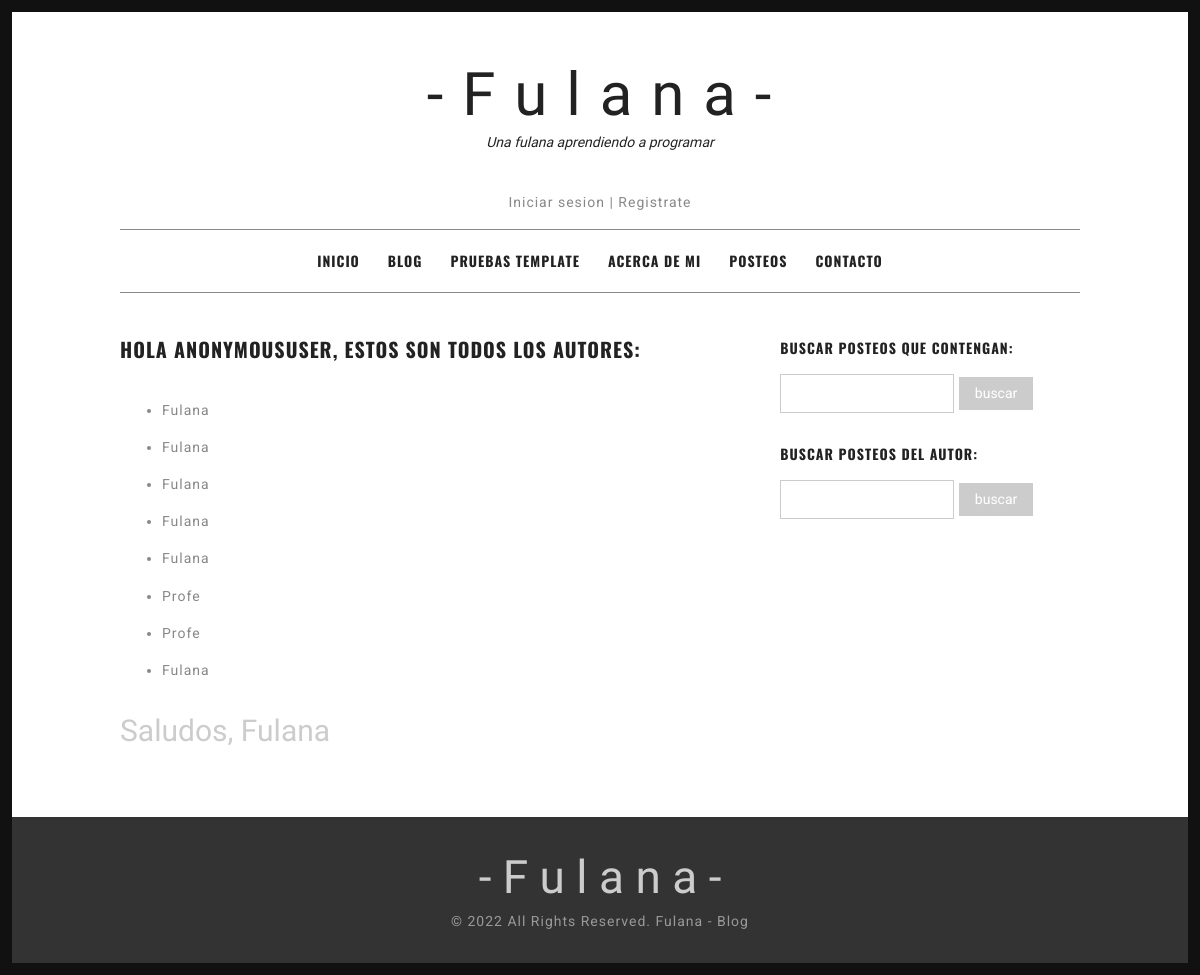
The app's page /AppFulana/autores/, older data.
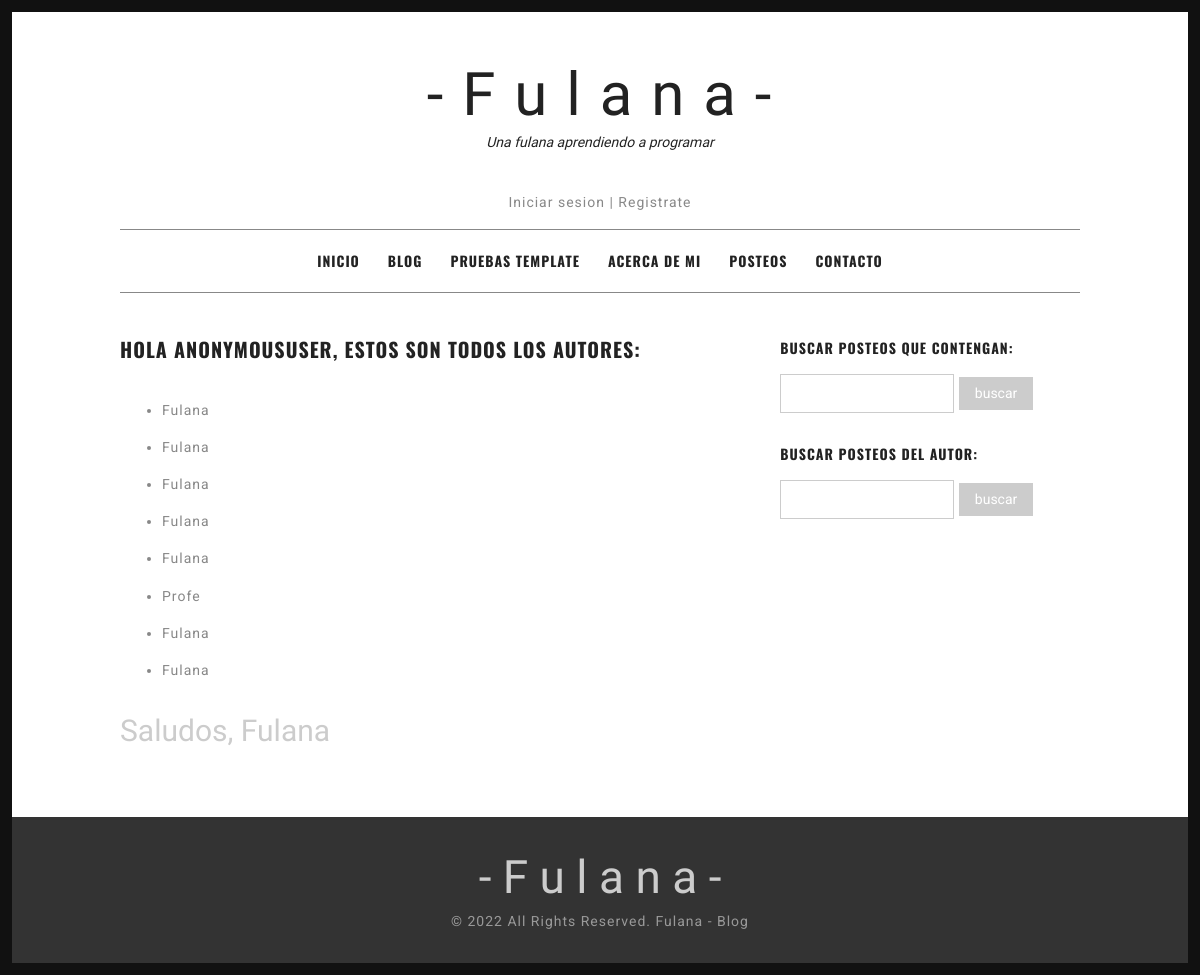
The same page, newer data.
### AppFulana/models.py (models this page shows, shortened)
class Posteo (models.Model):
    fechaPosteo = models.DateField()
    tituloPosteo = models.CharField(max_length=130)
    autorPosteo = models.ForeignKey(User, on_delete=models.CASCADE)
    bodyPosteo = models.TextField()
    class Meta:
        verbose_name = "Posteo"
        verbose_name_plural = "Posteos"

### AppFulana/views.py (the view)
# urls.py: path('autores/', views.AutoresPosteos.as_view(), name='AutoresPosteos'),
class AutoresPosteos (ListView):
    model = Posteo
    template_name = "AppFulana/autores.html"

### AppFulana/templates/AppFulana/autores.html (shortened to what this page needs)
{% extends "AppFulana/padre.html" %}
{% load static %}
{% block contenidoModificable %}
<div id="content" class="site-content">
    <div id="primary" class="content-area column two-thirds">
        <main id="main" class="site-main">
        <article class="hentry">
        <header class="entry-header">
        <h1 class="entry-title">HOLA {{user}}, ESTOS SON TODOS LOS AUTORES: </h1>
        </header>
        <div class="entry-content">
        <p>
            <ul>{%for posteo in object_list%}
                <li>
                    <a href="#"><p>{{posteo.autorPosteo}}</p></a>
                </li>
                {%endfor%}
            </ul>
        </p>
        <h2 style="font-family: 'Herr Von Muellerhoff';color:#ccc;font-weight:300;">Saludos, Fulana</h2>
        </div>
        </article>
        </main>
    </div>
    <div id="secondary" class="column third">
        <div id="sidebar-1" class="widget-area" role="complementary">
            <aside id="recent-posts-2" class="widget widget_recent_entries">
            <h4 class="widget-title">Buscar posteos que contengan:</h4>
                <form action="/AppFulana/buscarPosteo/" method="GET">
                    <input type="text" name="palabra" id="palabra">
                    <input type="submit" value="buscar">
                </form>
            </aside>
            <aside id="recent-posts-2" class="widget widget_recent_entries">
                <h4 class="widget-title">Buscar posteos del autor:</h4>
                    <form action="/AppFulana/buscarAutor/" method="GET">
                        <input type="text" name="autor" id="autor">
                        <input type="submit" value="buscar">
                    </form>
            </aside>
        </div>
    </div>
</div>
</div>
{% endblock %}

Row changes from the older to the newer data that the page shows:
removed Posteo: autorPosteo "Profe"
added Posteo: autorPosteo "Fulana"
